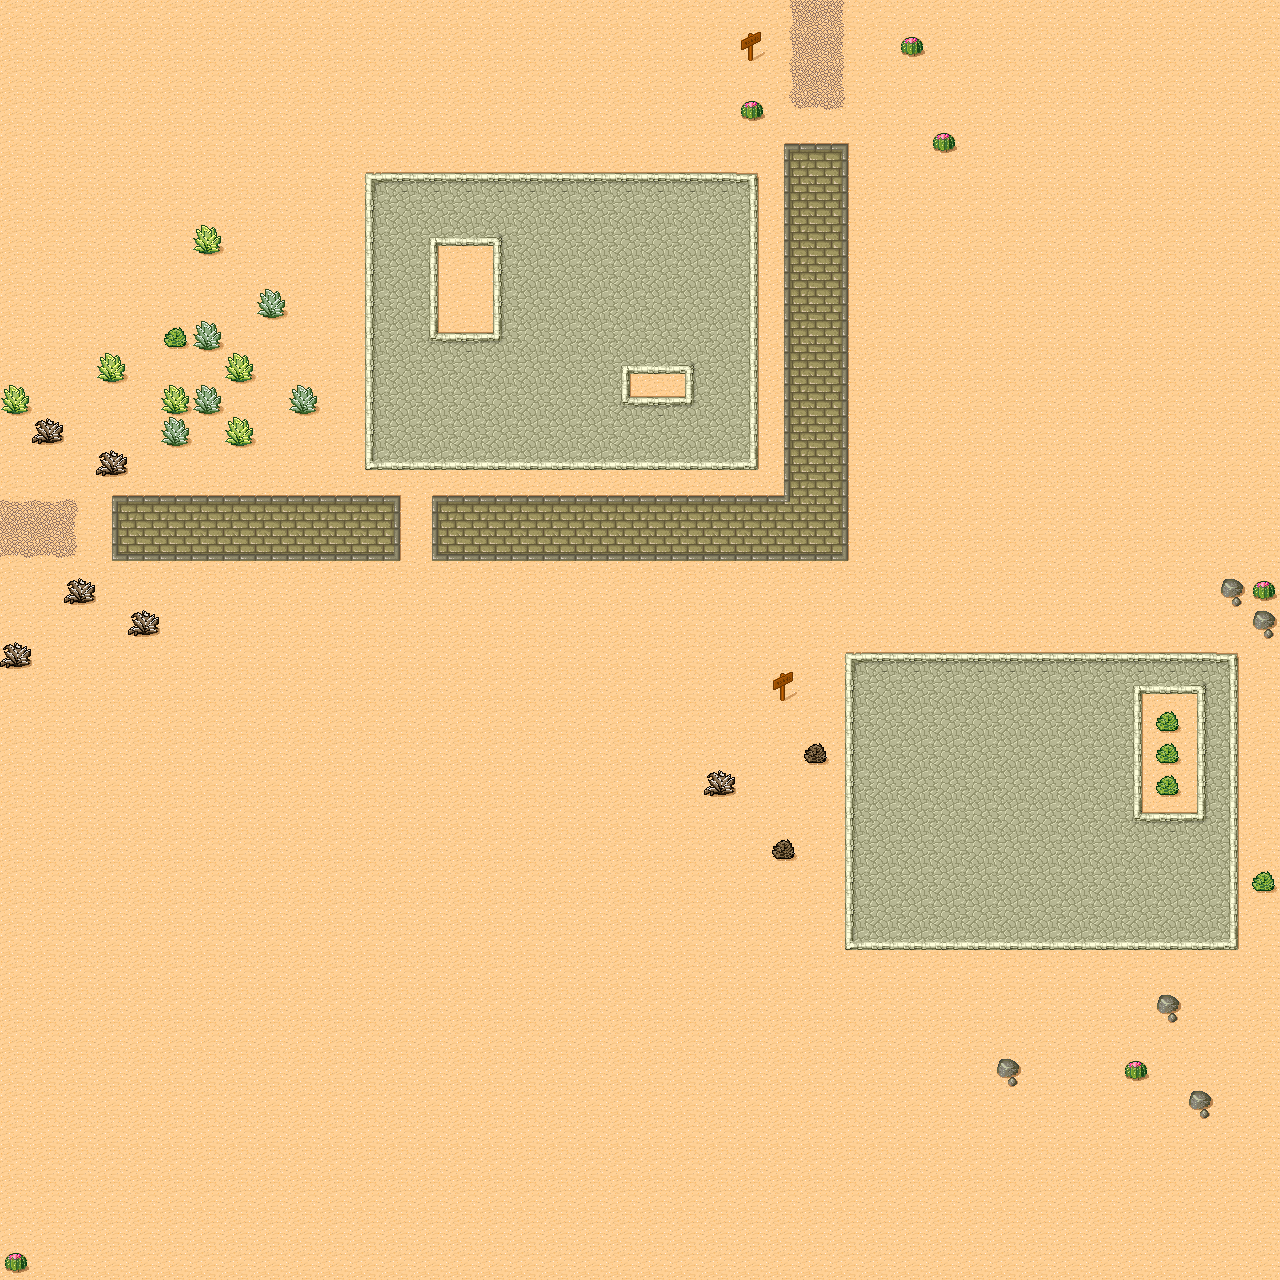

A level layout from a 2D game, rendered from its tile map. Below: a short description, then the map file with tile-grid data replaced by summaries:
An orthogonal 40x40 tile map with 32x32 px tiles, 1 tile layer (Ground), 2 tilesets.

<map version="1.0" orientation="orthogonal" width="40" height="40" tilewidth="32" tileheight="32">
 <tileset firstgid="1" source="desert.tsx" />
 <tileset firstgid="49" name="Test" tilewidth="32" tileheight="32" spacing="1" margin="1">
  <image source="tmw_desert_spacing.png" width="265" height="199" />
 </tileset>
 <layer name="Ground" width="40" height="40">
  <data>[1600 cells, 1600 non-empty, 41 distinct tile ids]</data>
 </layer>
</map>
